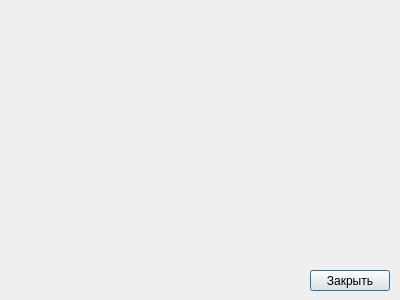
<?xml version="1.0" encoding="UTF-8"?>
<ui version="4.0">
 <class>SyntaxWindow</class>
 <widget class="QDialog" name="SyntaxWindow">
  <property name="geometry">
   <rect>
    <x>0</x>
    <y>0</y>
    <width>400</width>
    <height>300</height>
   </rect>
  </property>
  <property name="windowTitle">
   <string>Dialog</string>
  </property>
  <widget class="QPushButton" name="closeButton">
   <property name="geometry">
    <rect>
     <x>310</x>
     <y>270</y>
     <width>80</width>
     <height>21</height>
    </rect>
   </property>
   <property name="text">
    <string>Закрыть</string>
   </property>
  </widget>
 </widget>
 <resources/>
 <connections/>
</ui>
